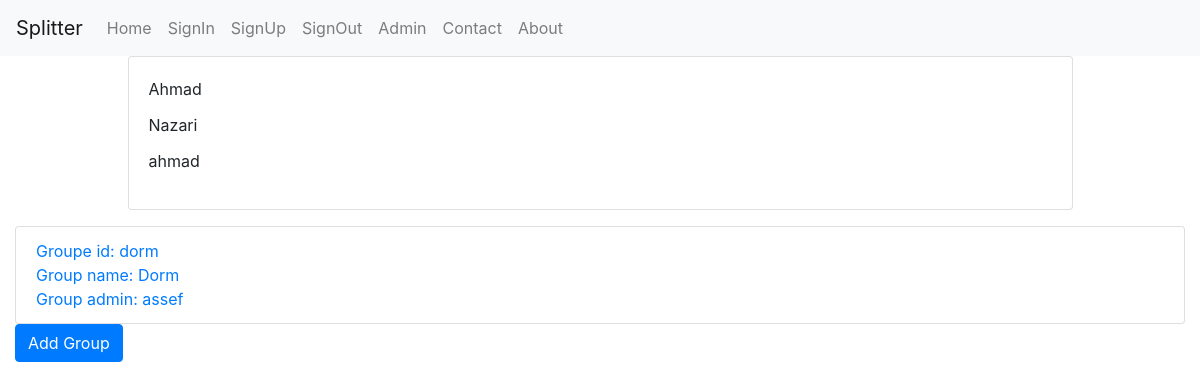
Page /ahmad on the committed database.
### main/models.py (models this page shows, shortened)
class Account(models.Model):
    first_name = models.CharField(max_length=20)
    last_name = models.CharField(max_length=20)
    account_id = models.SlugField(max_length=20, unique=True)
    password = models.CharField(max_length=20)
    def get_add_url(self):
        return f"/{self.account_id}/add-group"
    def get_absolute_url(self):
        return f"/{self.account_id}"

class GroupMember(models.Model):
    group_fk = models.ForeignKey(Group, on_delete=models.CASCADE)
    member_fk = models.ForeignKey(Account, on_delete=models.CASCADE)
    balance = models.IntegerField(default=0)

class Group(models.Model):
    group_id = models.SlugField(max_length=20, unique=True)
    group_name = models.CharField(max_length=20)
    admin_fk = models.ForeignKey(Account, on_delete=models.CASCADE)
    def get_absolute_url(self):
        return f"/{self.group_id}"

### main/views.py (the view)
# urls.py: path('<slug:account_id>', views.account_view),
def account_view(request, account_id):
    account = Account.objects.get(account_id=account_id)
    groups = GroupMember.objects.filter(member_fk=account)
    context = {"title": "Account Detail",
               'account': account, 'groups': groups}
    template_name = 'account.html'
    return render(request, template_name, context)

### main/templates/account.html (shortened to what this page needs)
{% extends "base.html" %}
{% block content %}
<div class='col-12 col-md-10 mb-3 mx-auto'>
    <div class='card'>
        <div class='card-body'>
            <p class='card-title'>{{ account.first_name }}</p>
            <p class='card-title'>{{ account.last_name }}</p>
            <p class='card-text'>{{ account.account_id }}</p>
        </div>
    </div>
</div>
{% for group in groups %}
<ul class="list-group">
    <a href="{{ account.get_absolute_url }}{{ group.group_fk.get_absolute_url }}">
        <li class="list-group-item">
            Groupe id: {{ group.group_fk.group_id }}
            Group name: {{ group.group_fk.group_name }}
            Group admin: {{ group.group_fk.admin_fk.account_id }}
        </li>
    </a>
</ul>
{% endfor %}
<a class="btn btn-primary" href="{{ account.get_add_url }}" role="button">Add Group</a>
{% endblock %}

### rows in the picture
Account: first_name "Ahmad", last_name "Nazari", account_id "ahmad"
GroupMember: group_fk.group_id "dorm", group_fk.group_name "Dorm", group_fk.admin_fk.account_id "assef"
